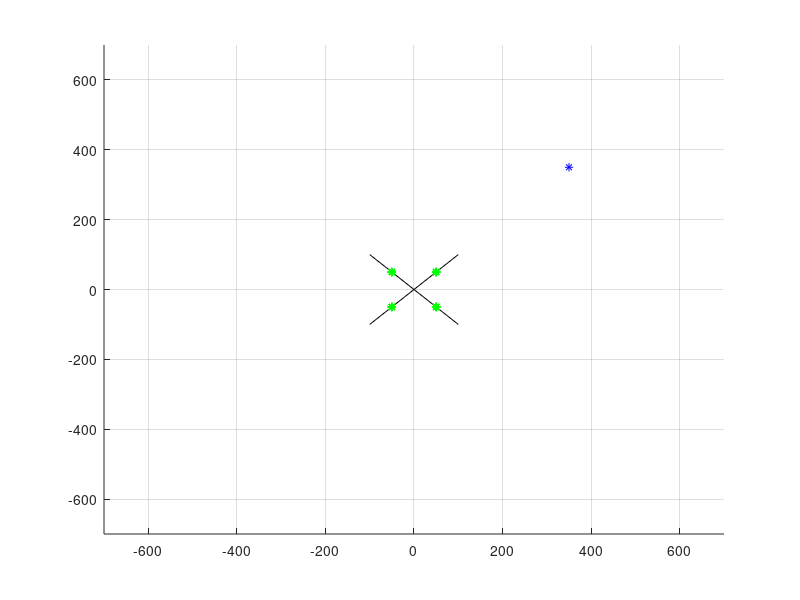

MATLAB code for this plot:
clear;
clc;

% Cube settings
rubikDim = 3;
cubeW = 100;

% Code
hold on;

ejesX = [[1, -1]; [1, -1]; [0, 0]];
ejesY = [[1, -1]; [-1, 1]; [0, 0]];
ejesZ = [[0,  0]; [0,  0]; [sqrt(2), -sqrt(2)]];
for x = 1:3
    plot3(ejesX(x, 1:2) .* cubeW, ejesY(x, 1:2) .* cubeW, ejesZ(x, 1:2) .* cubeW, "k-");
end

faceX = [cubeW * 0.5, -cubeW * 0.5];
for x1 = faceX
    for x2 = faceX
        for y1 = faceX
            for y2 = faceX
                plot3([x1, x2], [y1, y2], [0, 0], "g*");
            end
        end
    end
end





% Camera
ampli = 700;
angX = 0.25 * pi;
angZ = 0.25 * pi;

trueIncX = 0;
trueIncZ = 0;

camX =  ampli * cos(angX + trueIncX) * sin(angZ + trueIncZ);
camY =  ampli * sin(angX + trueIncX) * sin(angZ + trueIncZ);
camZ =  ampli * cos(angZ + trueIncZ);

% [camX, camY, camZ]
p = plot3(camX, camY, camZ, "b*");

mult = 1;
axis([-ampli * mult, ampli * mult, -ampli * mult, ampli * mult, -ampli * mult, ampli * mult])
hold off;
grid;